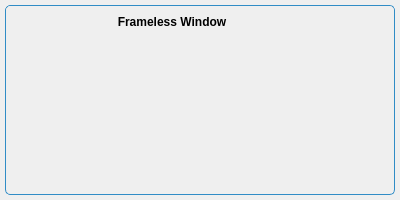
<?xml version="1.0" encoding="UTF-8"?>
<ui version="4.0">
 <class>FramelessWindow</class>
 <widget class="QWidget" name="FramelessWindow">
  <property name="geometry">
   <rect>
    <x>0</x>
    <y>0</y>
    <width>400</width>
    <height>200</height>
   </rect>
  </property>
  <property name="windowTitle">
   <string/>
  </property>
  <property name="autoFillBackground">
   <bool>false</bool>
  </property>
  <layout class="QVBoxLayout" name="verticalLayout_2">
   <property name="spacing">
    <number>0</number>
   </property>
   <property name="leftMargin">
    <number>5</number>
   </property>
   <property name="topMargin">
    <number>5</number>
   </property>
   <property name="rightMargin">
    <number>5</number>
   </property>
   <property name="bottomMargin">
    <number>5</number>
   </property>
   <item>
    <widget class="QWidget" name="windowFrame" native="true">
     <property name="autoFillBackground">
      <bool>false</bool>
     </property>
     <property name="styleSheet">
      <string notr="true">#windowFrame{
border:1px solid palette(highlight); 
border-radius:5px 5px 5px 5px;
background-color:palette(Window);
}</string>
     </property>
     <layout class="QVBoxLayout" name="verticalLayout">
      <property name="spacing">
       <number>0</number>
      </property>
      <property name="leftMargin">
       <number>1</number>
      </property>
      <property name="topMargin">
       <number>1</number>
      </property>
      <property name="rightMargin">
       <number>1</number>
      </property>
      <property name="bottomMargin">
       <number>1</number>
      </property>
      <item>
       <widget class="WindowDragger" name="windowTitlebar" native="true">
        <property name="sizePolicy">
         <sizepolicy hsizetype="Preferred" vsizetype="Fixed">
          <horstretch>0</horstretch>
          <verstretch>0</verstretch>
         </sizepolicy>
        </property>
        <property name="minimumSize">
         <size>
          <width>0</width>
          <height>30</height>
         </size>
        </property>
        <property name="maximumSize">
         <size>
          <width>16777215</width>
          <height>30</height>
         </size>
        </property>
        <property name="autoFillBackground">
         <bool>false</bool>
        </property>
        <property name="styleSheet">
         <string notr="true">#windowTitlebar{border: 0px none palette(base); border-top-left-radius:5px; border-top-right-radius:5px; background-color:palette(Window); height:30px;}</string>
        </property>
        <layout class="QHBoxLayout" name="horizontalLayout" stretch="0,0,1,0,0,0,0">
         <property name="spacing">
          <number>0</number>
         </property>
         <property name="leftMargin">
          <number>1</number>
         </property>
         <property name="topMargin">
          <number>1</number>
         </property>
         <property name="rightMargin">
          <number>1</number>
         </property>
         <property name="bottomMargin">
          <number>0</number>
         </property>
         <item>
          <widget class="QLabel" name="spacer">
           <property name="minimumSize">
            <size>
             <width>5</width>
             <height>0</height>
            </size>
           </property>
           <property name="maximumSize">
            <size>
             <width>5</width>
             <height>16777215</height>
            </size>
           </property>
          </widget>
         </item>
         <item>
          <widget class="QLabel" name="icon">
           <property name="minimumSize">
            <size>
             <width>30</width>
             <height>30</height>
            </size>
           </property>
           <property name="maximumSize">
            <size>
             <width>30</width>
             <height>30</height>
            </size>
           </property>
           <property name="contextMenuPolicy">
            <enum>Qt::NoContextMenu</enum>
           </property>
           <property name="styleSheet">
            <string notr="true">#icon {background-color:palette(window);}</string>
           </property>
           <property name="lineWidth">
            <number>0</number>
           </property>
           <property name="alignment">
            <set>Qt::AlignCenter</set>
           </property>
          </widget>
         </item>
         <item>
          <widget class="QLabel" name="titleText">
           <property name="font">
            <font>
             <weight>75</weight>
             <bold>true</bold>
            </font>
           </property>
           <property name="styleSheet">
            <string notr="true">padding-left:5px;
color:palette(Text);</string>
           </property>
           <property name="lineWidth">
            <number>0</number>
           </property>
           <property name="text">
            <string>Frameless Window</string>
           </property>
           <property name="textFormat">
            <enum>Qt::AutoText</enum>
           </property>
           <property name="scaledContents">
            <bool>true</bool>
           </property>
           <property name="alignment">
            <set>Qt::AlignCenter</set>
           </property>
           <property name="textInteractionFlags">
            <set>Qt::NoTextInteraction</set>
           </property>
          </widget>
         </item>
         <item>
          <widget class="QToolButton" name="minimizeButton">
           <property name="minimumSize">
            <size>
             <width>24</width>
             <height>24</height>
            </size>
           </property>
           <property name="maximumSize">
            <size>
             <width>24</width>
             <height>24</height>
            </size>
           </property>
           <property name="font">
            <font>
             <weight>75</weight>
             <bold>true</bold>
            </font>
           </property>
           <property name="styleSheet">
            <string notr="true">#minimizeButton{
  background-color:none;
  border:none;
  padding:4px;
}
#minimizeButton:hover{
  background-color:palette(alternate-base);
}
#minimizeButton:pressed{
  background-color:palette(highlight);
}</string>
           </property>
           <property name="text">
            <string/>
           </property>
           <property name="iconSize">
            <size>
             <width>24</width>
             <height>24</height>
            </size>
           </property>
           <property name="autoRaise">
            <bool>false</bool>
           </property>
          </widget>
         </item>
         <item>
          <widget class="QToolButton" name="restoreButton">
           <property name="minimumSize">
            <size>
             <width>24</width>
             <height>24</height>
            </size>
           </property>
           <property name="maximumSize">
            <size>
             <width>24</width>
             <height>24</height>
            </size>
           </property>
           <property name="styleSheet">
            <string notr="true">#restoreButton{
  background-color:none;
  border:none;
  padding:4px;
}
#restoreButton:hover{
  background-color:palette(alternate-base);
}
#restoreButton:pressed{
  background-color:palette(highlight);
}</string>
           </property>
           <property name="text">
            <string/>
           </property>
           <property name="iconSize">
            <size>
             <width>24</width>
             <height>24</height>
            </size>
           </property>
           <property name="autoRaise">
            <bool>false</bool>
           </property>
          </widget>
         </item>
         <item>
          <widget class="QToolButton" name="maximizeButton">
           <property name="minimumSize">
            <size>
             <width>24</width>
             <height>24</height>
            </size>
           </property>
           <property name="maximumSize">
            <size>
             <width>24</width>
             <height>24</height>
            </size>
           </property>
           <property name="styleSheet">
            <string notr="true">#maximizeButton{
  background-color:none;
  border:none;
  padding:4px;
}
#maximizeButton:hover{
  background-color:palette(alternate-base);
}
#maximizeButton:pressed{
  background-color:palette(highlight);
}</string>
           </property>
           <property name="text">
            <string/>
           </property>
           <property name="iconSize">
            <size>
             <width>24</width>
             <height>24</height>
            </size>
           </property>
           <property name="autoRaise">
            <bool>false</bool>
           </property>
          </widget>
         </item>
         <item>
          <widget class="QToolButton" name="closeButton">
           <property name="minimumSize">
            <size>
             <width>24</width>
             <height>24</height>
            </size>
           </property>
           <property name="maximumSize">
            <size>
             <width>24</width>
             <height>24</height>
            </size>
           </property>
           <property name="font">
            <font>
             <weight>75</weight>
             <bold>true</bold>
            </font>
           </property>
           <property name="styleSheet">
            <string notr="true">#closeButton{
  background-color:none;
  border:none;
  padding:4px;
}
#closeButton:hover{
  background-color:palette(alternate-base);
}
#closeButton:pressed{
  background-color:palette(highlight);
}</string>
           </property>
           <property name="iconSize">
            <size>
             <width>24</width>
             <height>24</height>
            </size>
           </property>
           <property name="autoRaise">
            <bool>false</bool>
           </property>
          </widget>
         </item>
        </layout>
       </widget>
      </item>
      <item>
       <widget class="QWidget" name="windowContent" native="true">
        <property name="sizePolicy">
         <sizepolicy hsizetype="Minimum" vsizetype="Minimum">
          <horstretch>0</horstretch>
          <verstretch>0</verstretch>
         </sizepolicy>
        </property>
        <property name="autoFillBackground">
         <bool>false</bool>
        </property>
        <property name="styleSheet">
         <string notr="true">#windowContent{
  border: 0px none palette(base);
  border-radius:0px 0px 5px 5px;
}</string>
        </property>
        <layout class="QVBoxLayout" name="verticalLayout_3">
         <property name="spacing">
          <number>0</number>
         </property>
         <property name="leftMargin">
          <number>0</number>
         </property>
         <property name="topMargin">
          <number>0</number>
         </property>
         <property name="rightMargin">
          <number>0</number>
         </property>
         <property name="bottomMargin">
          <number>0</number>
         </property>
        </layout>
       </widget>
      </item>
     </layout>
    </widget>
   </item>
  </layout>
 </widget>
 <layoutdefault spacing="6" margin="11"/>
 <customwidgets>
  <customwidget>
   <class>WindowDragger</class>
   <extends>QWidget</extends>
   <header>windowdragger.h</header>
   <container>1</container>
  </customwidget>
 </customwidgets>
 <resources>
  <include location="../../Kanban/kanban.qrc"/>
 </resources>
 <connections/>
</ui>
